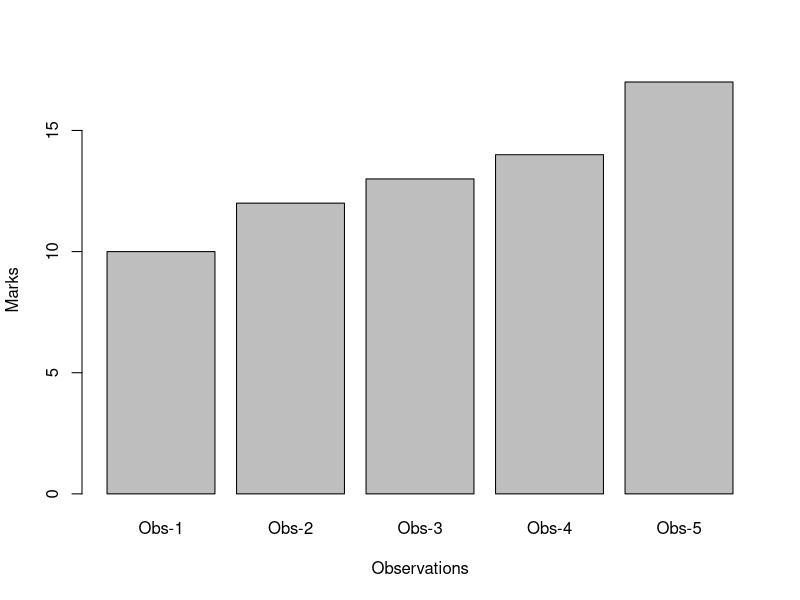
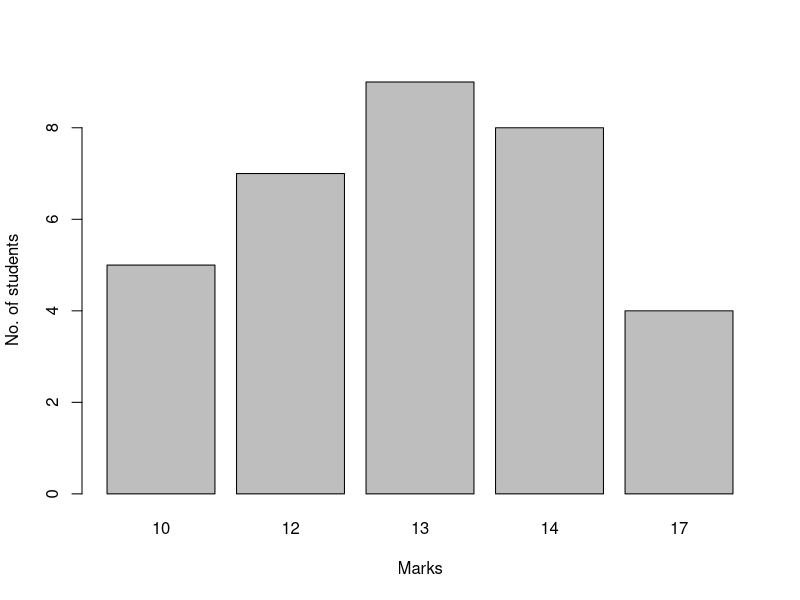

Reproduce these figures in R, in order.
#Q1
marks_Q1 <- rep(c(10,20,30,10,40,50),c(3,5,2,2,4,4))
marks_Q1
table(marks_Q1)
cbind(table(marks_Q1))
mean(marks_Q1)

#Q2_part1
marks_Q2 <- c(10,12,13,14,17)
marks_Q2
mean_Q2_1 <- mean(marks_Q2)
mean_Q2_1
obs=paste("Obs",1:5,sep='-')
obs
barplot(marks_Q2,xlab='Observations', ylab='Marks',names.arg = obs)

#Q2_part2
no_of_students <- c(5,7,9,8,4)
no_of_students
freq_obs_Q2 <- marks_Q2*no_of_students
freq_obs_Q2
sum(freq_obs_Q2)
sum(no_of_students)
mean_Q2_2 <- sum(freq_obs_Q2)/sum(no_of_students)
mean_Q2_2
barplot(no_of_students,names.arg = marks_Q2,xlab='Marks',ylab='No. of students')
#text = (x=bb,y = students....., )

#Q2_part3
marks_lowerlimit <- c(10,20,30,40)
marks_lowerlimit
marks_upperlimit <- c(20,30,40,50)
marks_upperlimit
marks_midpoint <- (marks_upperlimit+marks_lowerlimit)/2
marks_midpoint
no_of_students_Q2_3 <- c(5,7,9,8)
no_of_students_Q2_3
freq_obs_Q2_3 <- marks_midpoint*no_of_students_Q2_3
freq_obs_Q2_3
mean_Q2_3 <- sum(freq_obs_Q2_3)/sum(no_of_students_Q2_3)
mean_Q2_3
x_lab <- paste(marks_lowerlimit,marks_upperlimit,sep='-')
x_lab

#Q3

marks_Q3 <- c(12,63,61,63,87,65,1,24,67,52,70,55,29,93,30,84,29,27,19,
           24,32,31,16,4,22,82,53,92,84,5,46,27,31,51,19,76,21,26,
           100,81,56,65,32,63,33,51,68,49,25,77)
marks_Q3
range(marks_Q3)
breaks <- seq(0,100,by=10)
breaks
marks_Q3.cut <- cut(marks_Q3,breaks,include.lowest = FALSE, right=TRUE)
marks_Q3.cut
marks_Q3.table <- table(marks_Q3.cut)
marks_Q3.table
cbind(marks_Q3.table)


